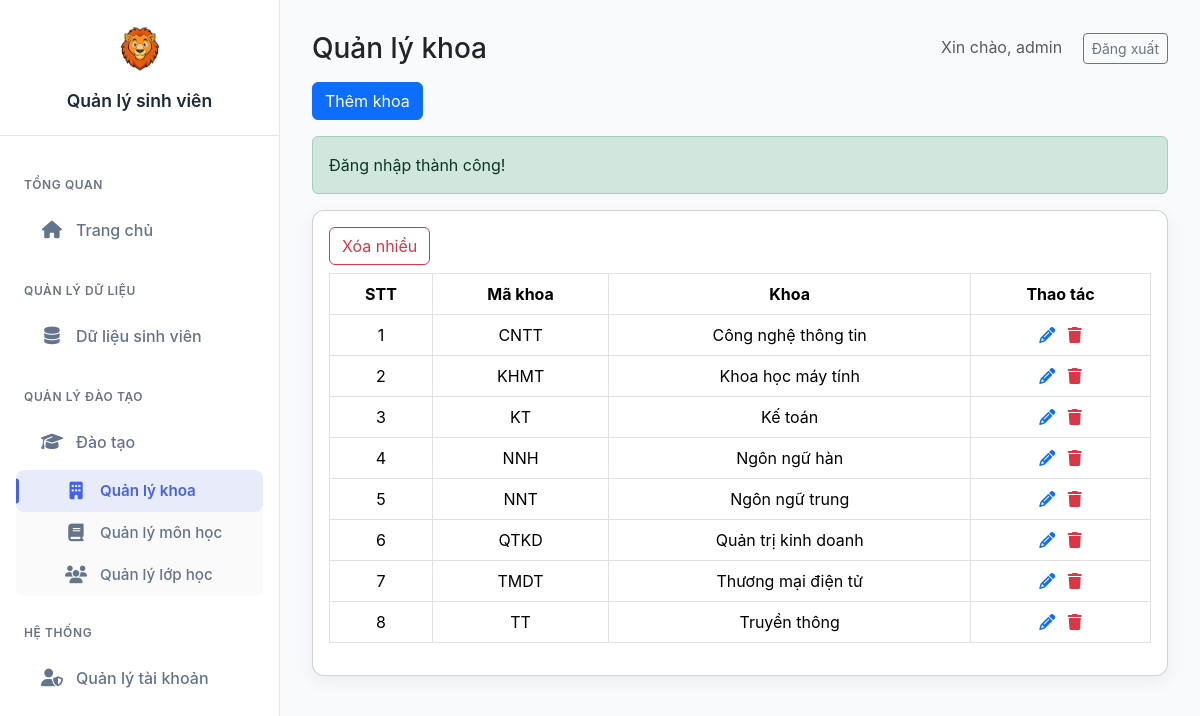
The page /views/department.php (signed in) on the database its author committed.
### tables this page shows
CREATE TABLE `departments` (
  `id` int(11) NOT NULL AUTO_INCREMENT,
  `department_code` varchar(20) NOT NULL,
  `department_name` varchar(100) NOT NULL,
  `created_at` timestamp NOT NULL DEFAULT current_timestamp(),
  `updated_at` timestamp NOT NULL DEFAULT current_timestamp() ON UPDATE current_timestamp(),
  PRIMARY KEY (`id`),
  UNIQUE KEY `department_code` (`department_code`)
);

### functions/auth.php (called while the page is built, shortened)
<?php
function getCurrentUser()
{
    if (isset($_SESSION['user_id']) && isset($_SESSION['username'])) {
        return [
            'id' => $_SESSION['user_id'],
            'username' => $_SESSION['username'],
            'role' => $_SESSION['role'] ?? null
        ];
    }
    return null;
}
?>

### functions/department_functions.php (called while the page is built, shortened)
<?php
require_once __DIR__ . '/db_connection.php';
function getAllDepartments()
{
    global $conn;
    $stmt = $conn->query("SELECT id, department_code, department_name FROM departments ORDER BY department_code");
    return $stmt->fetchAll(PDO::FETCH_ASSOC);
}
?>

### views/department.php (the view, shortened to what this page needs)
<?php
require_once __DIR__ . '/../functions/department_functions.php';
$departments = getAllDepartments();
?>
<!doctype html>
<html lang="vi">
<head>
    <link href="https://cdn.jsdelivr.net/npm/bootstrap@5.3.3/dist/css/bootstrap.min.css" rel="stylesheet">
    <link href="https://cdnjs.cloudflare.com/ajax/libs/font-awesome/6.4.0/css/all.min.css" rel="stylesheet">
</head>
<body>
    <div class="d-flex">
        <?php include __DIR__ . '/admin_menu.php'; ?>
        <div class="flex-grow-1 dashboard-main">
            <div class="d-flex justify-content-between align-items-center mb-3">
                <h3 class="m-0">Quản lý khoa</h3>
                <div>
                    <span class="me-3 text-muted">Xin chào, <?php $u = getCurrentUser(); echo htmlspecialchars($u['username'] ?? ''); ?></span>
                    <a class="btn btn-outline-secondary btn-sm" href="/BTL_17-09/handle/logout_process.php">Đăng xuất</a>
                </div>
            </div>
            <div class="mb-3">
                <a href="department/create_department.php" class="btn btn-primary">Thêm khoa</a>
            </div>
            <?php if (isset($_SESSION['success'])): ?>
                <div class="alert alert-success"><?php echo $_SESSION['success']; unset($_SESSION['success']); ?></div>
            <?php endif; ?>
            <div class="card card-ghost p-3">
                <div class="d-flex justify-content-between mb-2">
                    <div>
                        <button id="toggleBulk" class="btn btn-outline-danger">Xóa nhiều</button>
                    </div>
                </div>
                <form id="bulkForm" method="POST" action="../handle/department_process.php">
                    <div class="table-responsive">
                        <table class="table table-bordered" style="text-align: center;">
                            <thead>
                                <tr>
                                    <th>STT</th>
                                    <th>Mã khoa</th>
                                    <th>Khoa</th>
                                    <th>Thao tác</th>
                                </tr>
                            </thead>
                        <tbody>
                            <?php if (empty($departments)): ?>
                                <tr><td colspan="5" class="text-center p-4">Chưa có khoa</td></tr>
                            <?php else: foreach($departments as $i => $d): ?>
                                <tr>
                                    <td class="text-center"><?php echo $i+1; ?></td>
                                    <td><?php echo htmlspecialchars($d['department_code'] ?? ''); ?></td>
                                    <td><?php echo htmlspecialchars($d['department_name']); ?></td>
                                    <td class="table-actions text-center">
                                        <a href="department/edit_department.php?id=<?php echo $d['id']; ?>" class="text-primary" title="Sửa"><i class="fa fa-pencil" aria-hidden="true"></i></a>
                                        <a href="../handle/department_process.php?delete=1&id=<?php echo $d['id']; ?>" class="text-danger ms-2" onclick="return confirm('Xóa khoa này?')" title="Xóa"><i class="fa fa-trash" aria-hidden="true"></i></a>
                                    </td>
                                </tr>
                            <?php endforeach; endif; ?>
                        </tbody>
                    </table>
                </div>
            </div>
        </div>
    </div>
</body>
</html>

### views/department.php (style rules this page uses)
body { background:#f6f8fa; }
.card-ghost { border-radius:12px; box-shadow:0 6px 18px rgba(30,41,59,0.06); }
.dashboard-main { padding:24px; }

### views/admin_menu.php (style rules this page uses)
:root { --primary-color: #4361ee; --primary-hover: #3851d0; --secondary-color: #6b7280; --accent-color: #f59e0b; --success-color: #10b981; --background-light: #f8fafc; --background-white: #ffffff; --text-dark: #1e293b; --text-light: #64748b; --border-color: #e2e8f0; --shadow-sm: 0 1px 3px rgba(0,0,0,0.1); --shadow-md: 0 4px 6px -1px rgba(0,0,0,0.1); --transition: all 0.3s ease; }
body { background: var(--background-light); font-family: 'Inter', sans-serif; }
.dashboard-main { margin-left: 280px; padding: 2rem; transition: var(--transition); }

### rows shown on the page
departments: department_code "CNTT", department_name "Công nghệ thông tin"
departments: department_code "KHMT", department_name "Khoa học máy tính"
departments: department_code "KT", department_name "Kế toán"
departments: department_code "NNH", department_name "Ngôn ngữ hàn"
departments: department_code "NNT", department_name "Ngôn ngữ trung"
departments: department_code "QTKD", department_name "Quản trị kinh doanh"
departments: department_code "TMDT", department_name "Thương mại điện tử"
departments: department_code "TT", department_name "Truyền thông"

### other values the page prints
$u['username'] "admin"
$_SESSION['success'] "Đăng nhập thành công!"
